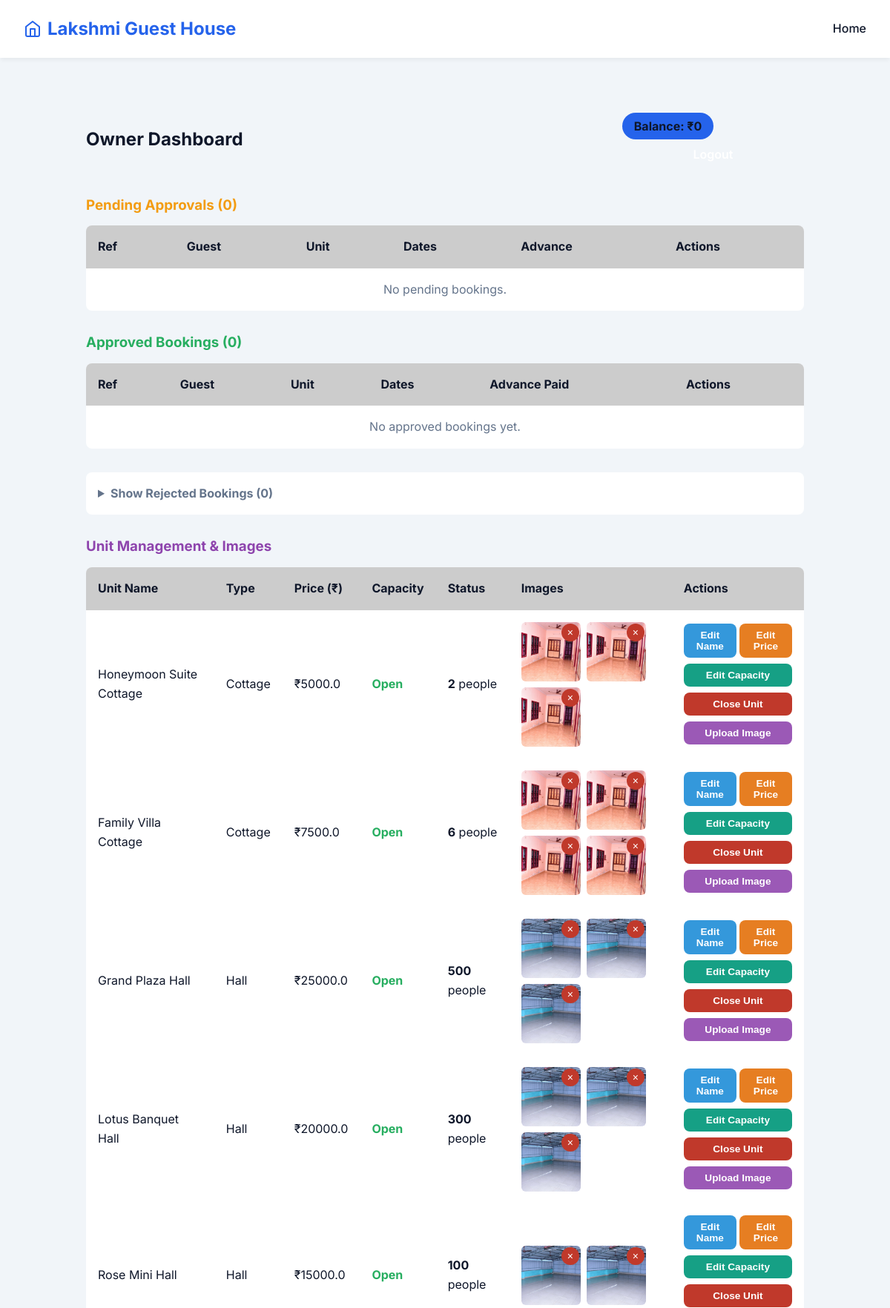
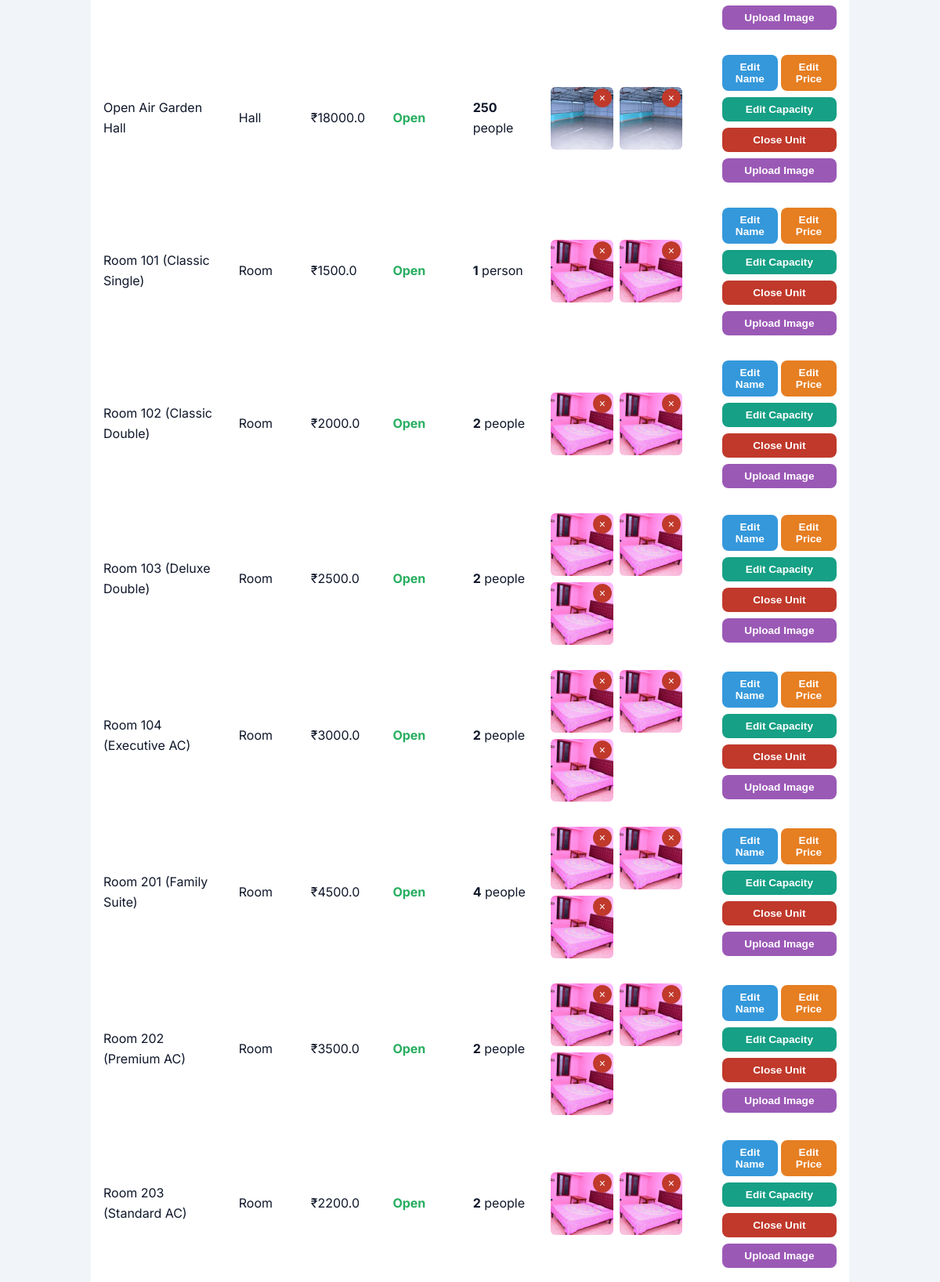
/owner (signed in, upper part), run on the app's committed database (2 pictures, top to bottom).
### app.py (models this page shows)
class Accommodation(db.Model):
    id = db.Column(db.Integer, primary_key=True)
    name = db.Column(db.String(100), nullable=False) # e.g. "Room 101", "Grand Hall"
    type = db.Column(db.String(50), nullable=False)  # Hall, Cottage, Room
    description = db.Column(db.Text, nullable=True)
    price = db.Column(db.Float, nullable=False)
    image_filenames = db.Column(db.Text, nullable=True)
    is_closed = db.Column(db.Boolean, default=False)
    max_people = db.Column(db.Integer, default=1)  # Number of people accommodation

### app.py (the view)
@app.route('/owner')
@login_required
def owner_dashboard():
    pending = Booking.query.filter_by(status='Pending').order_by(Booking.created_at.desc()).all()
    approved = Booking.query.filter_by(status='Approved').order_by(Booking.check_in.desc()).all()
    rejected = Booking.query.filter_by(status='Rejected').order_by(Booking.created_at.desc()).all()
    accommodations = Accommodation.query.order_by(Accommodation.type).all()
    total_earnings = sum(b.advance_amount for b in approved)
    return render_template('owner_dashboard.html', pending=pending, approved=approved, rejected=rejected, earnings=total_earnings, accommodations=accommodations)

### app.py (called while the page is built)
def login_required(f):
    @wraps(f)
    def decorated_function(*args, **kwargs):
        if not session.get('is_owner'):
            flash("Please log in to access this page.", "error")
            return redirect(url_for('login'))
        return f(*args, **kwargs)
    return decorated_function

### templates/owner_dashboard.html (shortened to what this page needs)
{% extends 'base.html' %}
{% block content %}
<div class="dashboard-container" style="max-width: 1000px; margin: 2rem auto; padding: 0 1rem;">
    <div style="display: flex; justify-content: space-between; align-items: center; margin-bottom: 2rem;">
        <h2>Owner Dashboard</h2>
        <div>
            <span style="background: var(--primary-color); padding: 0.5rem 1rem; border-radius: 20px; font-weight: bold; margin-right: 1rem;">
                Balance: ₹{{ earnings }}
            </span>
            <a href="{{ url_for('logout') }}" class="btn" style="background: transparent; border: 1px solid var(--border-color);">Logout</a>
        </div>
    </div>
    <h3 style="margin-bottom: 1rem; color: #f39c12;">Pending Approvals ({{ pending|length }})</h3>
    <div style="background: var(--card-bg); border-radius: 8px; border: 1px solid var(--border-color); margin-bottom: 2rem; overflow-x: auto;">
        <table style="width: 100%; border-collapse: collapse; text-align: left;">
            <thead>
                <tr style="border-bottom: 1px solid var(--border-color); background: rgba(0,0,0,0.2);">
                    <th style="padding: 1rem;">Ref</th>
                    <th style="padding: 1rem;">Guest</th>
                    <th style="padding: 1rem;">Unit</th>
                    <th style="padding: 1rem;">Dates</th>
                    <th style="padding: 1rem;">Advance</th>
                    <th style="padding: 1rem;">Actions</th>
                </tr>
            </thead>
            <tbody>
                {% for b in pending %}
                <tr style="border-bottom: 1px solid var(--border-color);">
                    <td style="padding: 1rem; font-family: monospace;">{{ b.booking_ref }}</td>
                    <td style="padding: 1rem;">{{ b.guest_name }}<br><small style="color: var(--text-light);">{{ b.email }}</small></td>
                    <td style="padding: 1rem;">{{ b.accommodation.name }}</td>
                    <td style="padding: 1rem;">{{ b.check_in.strftime('%d %b') }} to {{ b.check_out.strftime('%d %b') }}</td>
                    <td style="padding: 1rem;">₹{{ b.advance_amount }}</td>
                    <td style="padding: 1rem; display: flex; gap: 0.5rem;">
                        <form method="POST" action="{{ url_for('approve_booking', id=b.id) }}">
                            <button type="submit" class="btn" style="padding: 0.5rem 1rem; font-size: 0.85rem; background: #27ae60; border: none; cursor: pointer;">Approve</button>
                        </form>
                        <form method="POST" action="{{ url_for('reject_booking', id=b.id) }}">
                            <button type="submit" class="btn" style="padding: 0.5rem 1rem; font-size: 0.85rem; background: #c0392b; border: none; cursor: pointer;">Reject</button>
                        </form>
                    </td>
                </tr>
                {% else %}
                <tr><td colspan="6" style="padding: 1rem; text-align: center; color: var(--text-light);">No pending bookings.</td></tr>
                {% endfor %}
            </tbody>
        </table>
    </div>
    <h3 style="margin-bottom: 1rem; color: #27ae60;">Approved Bookings ({{ approved|length }})</h3>
    <div style="background: var(--card-bg); border-radius: 8px; border: 1px solid var(--border-color); margin-bottom: 2rem; overflow-x: auto;">
        <table style="width: 100%; border-collapse: collapse; text-align: left;">
            <thead>
                <tr style="border-bottom: 1px solid var(--border-color); background: rgba(0,0,0,0.2);">
                    <th style="padding: 1rem;">Ref</th>
                    <th style="padding: 1rem;">Guest</th>
                    <th style="padding: 1rem;">Unit</th>
                    <th style="padding: 1rem;">Dates</th>
                    <th style="padding: 1rem;">Advance Paid</th>
                    <th style="padding: 1rem;">Actions</th>
                </tr>
            </thead>
            <tbody>
                {% for b in approved %}
                <tr style="border-bottom: 1px solid var(--border-color);">
                    <td style="padding: 1rem; font-family: monospace;">{{ b.booking_ref }}</td>
                    <td style="padding: 1rem;">{{ b.guest_name }}<br><small style="color: var(--text-light);">{{ b.email }}</small></td>
                    <td style="padding: 1rem;">{{ b.accommodation.name }}</td>
                    <td style="padding: 1rem;">{{ b.check_in.strftime('%d %b %Y') }} to {{ b.check_out.strftime('%d %b %Y') }}</td>
                    <td style="padding: 1rem; color: #27ae60; font-weight: bold;">₹{{ b.advance_amount }}</td>
                    <td style="padding: 1rem;">
                        <form method="POST" action="{{ url_for('cancel_booking', id=b.id) }}" onsubmit="return confirm('Are you sure you want to reopen this room? This will cancel the booking.');">
                            <button type="submit" class="btn" style="padding: 0.5rem 1rem; font-size: 0.85rem; background: #e67e22; border: none; cursor: pointer;">Reopen Room</button>
                        </form>
                    </td>
                </tr>
                {% else %}
                <tr><td colspan="6" style="padding: 1rem; text-align: center; color: var(--text-light);">No approved bookings yet.</td></tr>
                {% endfor %}
            </tbody>
        </table>
    </div>
    <details style="margin-bottom: 2rem;">
        <summary style="cursor: pointer; padding: 1rem; background: var(--card-bg); border-radius: 8px; border: 1px solid var(--border-color); color: var(--text-light); font-weight: bold;">
            Show Rejected Bookings ({{ rejected|length }})
        </summary>
    </details>
    <h3 style="margin-bottom: 1rem; color: #8e44ad;">Unit Management & Images</h3>
    <div style="background: var(--card-bg); border-radius: 8px; border: 1px solid var(--border-color); margin-bottom: 2rem; overflow-x: auto;">
        <table style="width: 100%; border-collapse: collapse; text-align: left;">
            <thead>
                <tr style="border-bottom: 1px solid var(--border-color); background: rgba(0,0,0,0.2);">
                    <th style="padding: 1rem;">Unit Name</th>
                    <th style="padding: 1rem;">Type</th>
                    <th style="padding: 1rem;">Price (₹)</th>
                    <th style="padding: 1rem;">Capacity</th>
                    <th style="padding: 1rem;">Status</th>
                    <th style="padding: 1rem;">Images</th>
                    <th style="padding: 1rem;">Actions</th>
                </tr>
            </thead>
            <tbody>
                {% for acc in accommodations %}
                <tr style="border-bottom: 1px solid var(--border-color);" id="row_{{ acc.id }}">
                    <td style="padding: 1rem;">
                        <span id="name_display_{{ acc.id }}">{{ acc.name }}</span>
                    </td>
                    <td style="padding: 1rem;">{{ acc.type }}</td>
                    <td style="padding: 1rem;">
                        <span id="price_display_{{ acc.id }}">₹{{ acc.price }}</span>
                    </td>
                    <td style="padding: 1rem; font-weight: bold; color: {{ '#c0392b' if acc.is_closed else '#27ae60' }};">
                        {{ 'Closed' if acc.is_closed else 'Open' }}
                    </td>
                    <td style="padding: 1rem;">
                        <span id="capacity_display_{{ acc.id }}"><strong>{{ acc.max_people }}</strong> {{ 'person' if acc.max_people == 1 else 'people' }}</span>
                    </td>
                    <td style="padding: 1rem;">
                        <div style="display: flex; flex-wrap: wrap; gap: 0.5rem;">
                            {% if acc.image_filenames %}
                                {% for img in acc.image_filenames.split(',') %}
                                <div style="position: relative; width: 80px; height: 80px; border-radius: 6px; overflow: hidden; border: 1px solid var(--border-color);">
                                    <img src="{{ url_for('static', filename='images/' ~ img) }}" alt="Room" style="width: 100%; height: 100%; object-fit: cover;">
                                    <form method="POST" action="{{ url_for('delete_image', acc_id=acc.id, image_filename=img) }}" style="position: absolute; top: 0; right: 0; margin: 2px;" onsubmit="return confirm('Delete this image?');">
                                        <button type="submit" style="background: #c0392b; color: white; border: none; border-radius: 50%; width: 24px; height: 24px; cursor: pointer; font-size: 14px; padding: 0; display: flex; align-items: center; justify-content: center;">×</button>
                                    </form>
                                </div>
                                {% endfor %}
                            {% endif %}
                        </div>
                    </td>
                    <td style="padding: 1rem;">
                        <div style="display: flex; gap: 0.5rem; flex-direction: column;">
                            <div style="display: flex; gap: 0.25rem;">
                                <button type="button" onclick="toggleNameEdit({{ acc.id }})" class="btn" style="padding: 0.5rem 0.75rem; font-size: 0.85rem; background: #3498db; border: none; cursor: pointer; flex: 1;">Edit Name</button>
                                <button type="button" onclick="togglePriceEdit({{ acc.id }})" class="btn" style="padding: 0.5rem 0.75rem; font-size: 0.85rem; background: #e67e22; border: none; cursor: pointer; flex: 1;">Edit Price</button>
                            </div>
                            <button type="button" onclick="toggleCapacityEdit({{ acc.id }})" class="btn" style="padding: 0.5rem 0.75rem; font-size: 0.85rem; background: #16a085; border: none; cursor: pointer; width: 100%;">Edit Capacity</button>
                            <form method="POST" action="{{ url_for('toggle_unit', id=acc.id) }}" style="margin: 0;">
                                {% if acc.is_closed %}
                                <button type="submit" class="btn" style="padding: 0.5rem 0.75rem; font-size: 0.85rem; background: #27ae60; border: none; cursor: pointer; width: 100%;">Open Unit</button>
                                {% else %}
                                <button type="submit" class="btn" style="padding: 0.5rem 0.75rem; font-size: 0.85rem; background: #c0392b; border: none; cursor: pointer; width: 100%;">Close Unit</button>
                                {% endif %}
                            </form>
                            <div style="display: flex; gap: 0.5rem;">
                                <button type="button" onclick="document.getElementById('image_{{ acc.id }}').click();" class="btn" style="padding: 0.5rem 0.75rem; font-size: 0.85rem; background: #9b59b6; border: none; cursor: pointer; width: 100%;">Upload Image</button>
                            </div>
                        </div>
                    </td>
                </tr>
                {% endfor %}
            </tbody>
        </table>
    </div>
</div>
{% endblock %}

### static/css/style.css (style rules this page uses)
:root { --primary-color: #2563eb; --primary-hover: #1d4ed8; --secondary-color: #f8fafc; --text-dark: #0f172a; --text-light: #64748b; --bg-color: #f1f5f9; --card-bg: #ffffff; --border-radius: 12px; --box-shadow: 0 10px 15px -3px rgba(0, 0, 0, 0.1), 0 4px 6px -2px rgba(0, 0, 0, 0.05); --transition: all 0.3s ease; }
* { box-sizing: border-box; margin: 0; padding: 0; }
body { font-family: 'Inter', sans-serif; background-color: var(--bg-color); color: var(--text-dark); line-height: 1.6; min-height: 100vh; display: flex; flex-direction: column; }
h1, h2, h3 { line-height: 1.2; margin-bottom: 1rem; }
.btn { display: inline-block; background-color: var(--primary-color); color: white; padding: 0.75rem 1.5rem; border-radius: 8px; text-decoration: none; font-weight: 600; text-align: center; transition: var(--transition); border: none; cursor: pointer; width: 100%; }

### data on the page
Accommodation: name "Honeymoon Suite Cottage", type "Cottage", price "5000.0", is_closed "Open", max_people "2", max_people "people", shows "Close Unit"
Accommodation: name "Family Villa Cottage", type "Cottage", price "7500.0", is_closed "Open", max_people "6", max_people "people", shows "Close Unit"
Accommodation: name "Grand Plaza Hall", type "Hall", price "25000.0", is_closed "Open", max_people "500", max_people "people", {{ acc.id }} 1 (drawn), shows "Close Unit"
Accommodation: name "Lotus Banquet Hall", type "Hall", price "20000.0", is_closed "Open", max_people "300", max_people "people", shows "Close Unit"
Accommodation: name "Rose Mini Hall", type "Hall", price "15000.0", is_closed "Open", max_people "100", max_people "people", shows "Close Unit"
Accommodation: name "Open Air Garden Hall", type "Hall", price "18000.0", is_closed "Open", max_people "250", max_people "people", shows "Close Unit"
Accommodation: name "Room 101 (Classic Single)", type "Room", price "1500.0", is_closed "Open", max_people "1", max_people "person", shows "Close Unit"
Accommodation: name "Room 102 (Classic Double)", type "Room", price "2000.0", is_closed "Open", max_people "2", max_people "people", shows "Close Unit"
Accommodation: name "Room 103 (Deluxe Double)", type "Room", price "2500.0", is_closed "Open", max_people "2", max_people "people", shows "Close Unit"
Accommodation: name "Room 104 (Executive AC)", type "Room", price "3000.0", is_closed "Open", max_people "2", max_people "people", {{ acc.id }} 10 (drawn), shows "Close Unit"
Accommodation: name "Room 201 (Family Suite)", type "Room", price "4500.0", is_closed "Open", max_people "4", max_people "people", shows "Close Unit"
Accommodation: name "Room 202 (Premium AC)", type "Room", price "3500.0", is_closed "Open", max_people "2", max_people "people", shows "Close Unit"
Accommodation: name "Room 203 (Standard AC)", type "Room", price "2200.0", is_closed "Open", max_people "2", max_people "people", shows "Close Unit"

### other printed values
{{ earnings }} "0"
{{ pending|length }} "0"
{{ approved|length }} "0"
{{ rejected|length }} "0"
